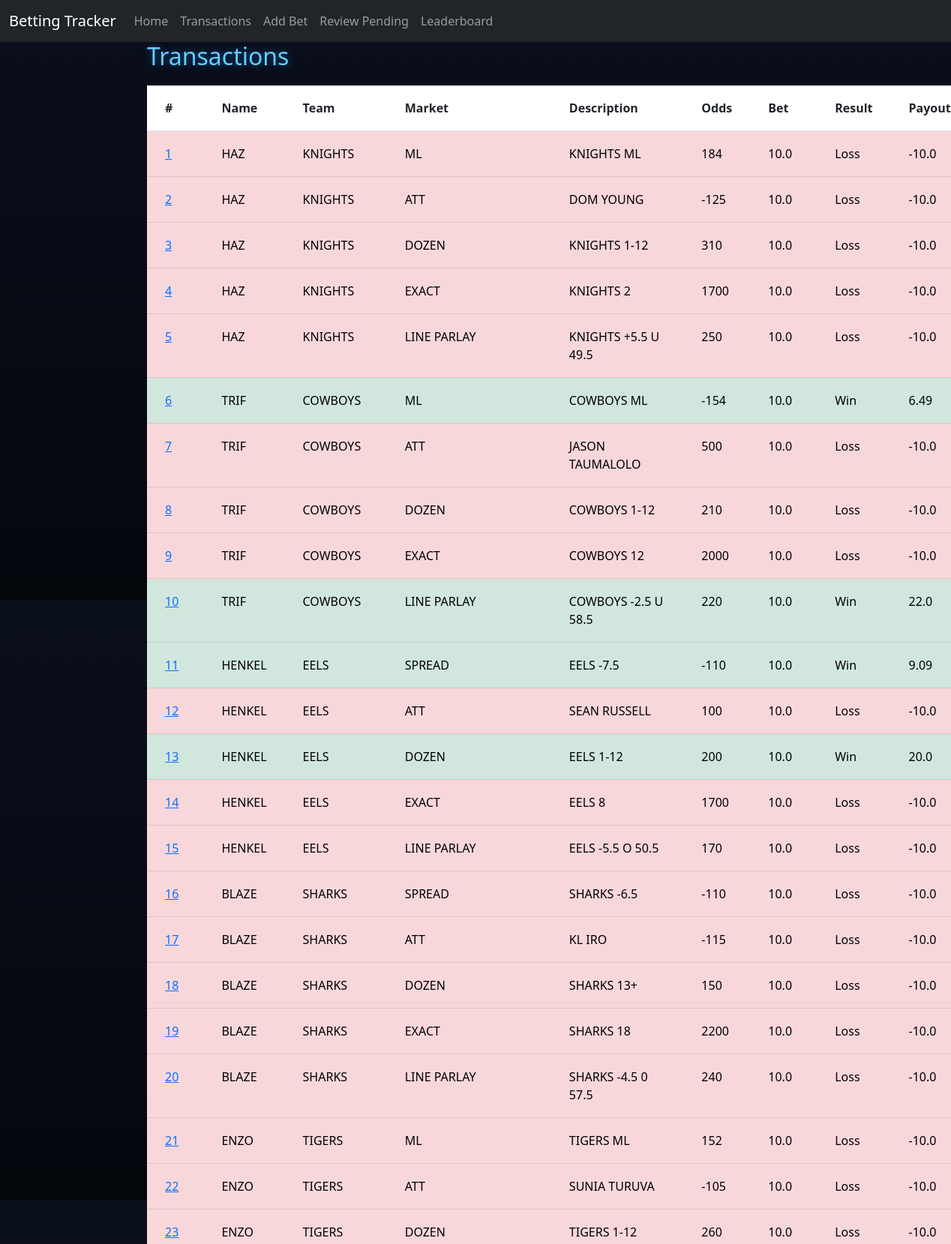
Page /transactions (upper part) on the committed database.
### tables this page shows
CREATE TABLE Transactions (
                            ID INTEGER PRIMARY KEY AUTOINCREMENT,
                            PlayerID INTEGER,
                            Team TEXT,
                            BetType TEXT,
                            Description TEXT,
                            Odds INTEGER,
                            AmountBet REAL,
                            Status TEXT,
                            AmountWon REAL,
                            FOREIGN KEY(PlayerID) REFERENCES Players(ID)
                        );

CREATE TABLE Players (
                        ID INTEGER PRIMARY KEY AUTOINCREMENT,
                        Name TEXT,
                        BetsPlaced INTEGER,
                        SuccessRate REAL,
                        Bank REAL
                    );

### app.py (the view)
@app.route("/transactions")
def transactions():
    db = get_db(DB)
    data = db.execute("""
        SELECT Transactions.*, Players.Name
        FROM Transactions
        JOIN Players ON Players.ID = Transactions.PlayerID
    """).fetchall()
    return render_template("transactions.html", transactions=data)

### app.py (called while the page is built)
def get_db(DB):
    try:
        db = sqlite3.connect(DB)
        return db
    except sqlite3.Error as e:
        print(f"Error opening database: {e}")
        return None

### templates/transactions.html
{% extends "base.html" %}
{% block content %}
<h2>Transactions</h2>
<table class="table transaction-table">
    <tr>
        <th>#</th>
        <th>Name</th>
        <th>Team</th>
        <th>Market</th>
        <th>Description</th>
        <th>Odds</th>
        <th>Bet</th>
        <th>Result</th>
        <th>Payout</th>
    </tr>
    {% for p in transactions %}
    {% if p[7] == "Win" %}
    <tr class="table-success">
    {% elif p[7] == "Loss" %}
    <tr class="table-danger">
    {% elif p[7] == "Pending" %}
    <tr class="table-info">
    {% else %}
    <tr class="table-primary">
    {% endif %}
        <td>
            <a href="{{ url_for('deleted', id=p[0]) }}">
                {{ p[0] }}
            </a>
        </td>
        <td>{{ p[9] }}</td>
        <td>{{ p[2] }}</td>
        <td>{{ p[3] }}</td>
        <td>{{ p[4] }}</td>
        <td>{{ p[5] }}</td>
        <td>{{ p[6] }}</td>
        <td>{{ p[7] }}</td>
        <td>{{ p[8] }}</td>
    </tr>
    {% endfor %}
</table>
{% endblock %}

### templates/base.html (style rules this page uses)
body { background: linear-gradient(to bottom, #0a0f1c, #05070d); color: white; font-family: 'Segoe UI', Tahoma, Geneva, Verdana, sans-serif; }
h2 { margin-bottom: 20px; color: #66ccff; text-shadow: 0 0 10px rgba(0, 150, 255, 0.5); }
.transaction-table th, .transaction-table td { padding: 18px 24px; }

### rows in the picture
Transactions: ID "1", Name "HAZ", Team "KNIGHTS", BetType "ML", Description "KNIGHTS ML", Odds "184", AmountBet "10.0", Status "Loss", AmountWon "-10.0"
Transactions: ID "2", Name "HAZ", Team "KNIGHTS", BetType "ATT", Description "DOM YOUNG", Odds "-125", AmountBet "10.0", Status "Loss", AmountWon "-10.0"
Transactions: ID "3", Name "HAZ", Team "KNIGHTS", BetType "DOZEN", Description "KNIGHTS 1-12", Odds "310", AmountBet "10.0", Status "Loss", AmountWon "-10.0"
Transactions: ID "4", Name "HAZ", Team "KNIGHTS", BetType "EXACT", Description "KNIGHTS 2", Odds "1700", AmountBet "10.0", Status "Loss", AmountWon "-10.0"
Transactions: ID "5", Name "HAZ", Team "KNIGHTS", BetType "LINE PARLAY", Description "KNIGHTS +5.5 U 49.5", Odds "250", AmountBet "10.0", Status "Loss", AmountWon "-10.0"
Transactions: ID "6", Name "TRIF", Team "COWBOYS", BetType "ML", Description "COWBOYS ML", Odds "-154", AmountBet "10.0", Status "Win", AmountWon "6.49"
Transactions: ID "7", Name "TRIF", Team "COWBOYS", BetType "ATT", Description "JASON TAUMALOLO", Odds "500", AmountBet "10.0", Status "Loss", AmountWon "-10.0"
Transactions: ID "8", Name "TRIF", Team "COWBOYS", BetType "DOZEN", Description "COWBOYS 1-12", Odds "210", AmountBet "10.0", Status "Loss", AmountWon "-10.0"
Transactions: ID "9", Name "TRIF", Team "COWBOYS", BetType "EXACT", Description "COWBOYS 12", Odds "2000", AmountBet "10.0", Status "Loss", AmountWon "-10.0"
Transactions: ID "10", Name "TRIF", Team "COWBOYS", BetType "LINE PARLAY", Description "COWBOYS -2.5 U 58.5", Odds "220", AmountBet "10.0", Status "Win", AmountWon "22.0"
Transactions: ID "11", Name "HENKEL", Team "EELS", BetType "SPREAD", Description "EELS -7.5", Odds "-110", AmountBet "10.0", Status "Win", AmountWon "9.09"
Transactions: ID "12", Name "HENKEL", Team "EELS", BetType "ATT", Description "SEAN RUSSELL", Odds "100", AmountBet "10.0", Status "Loss", AmountWon "-10.0"
Transactions: ID "13", Name "HENKEL", Team "EELS", BetType "DOZEN", Description "EELS 1-12", Odds "200", AmountBet "10.0", Status "Win", AmountWon "20.0"
Transactions: ID "14", Name "HENKEL", Team "EELS", BetType "EXACT", Description "EELS 8", Odds "1700", AmountBet "10.0", Status "Loss", AmountWon "-10.0"
Transactions: ID "15", Name "HENKEL", Team "EELS", BetType "LINE PARLAY", Description "EELS -5.5 O 50.5", Odds "170", AmountBet "10.0", Status "Loss", AmountWon "-10.0"
Transactions: ID "16", Name "BLAZE", Team "SHARKS", BetType "SPREAD", Description "SHARKS -6.5", Odds "-110", AmountBet "10.0", Status "Loss", AmountWon "-10.0"
Transactions: ID "17", Name "BLAZE", Team "SHARKS", BetType "ATT", Description "KL IRO", Odds "-115", AmountBet "10.0", Status "Loss", AmountWon "-10.0"
Transactions: ID "18", Name "BLAZE", Team "SHARKS", BetType "DOZEN", Description "SHARKS 13+", Odds "150", AmountBet "10.0", Status "Loss", AmountWon "-10.0"
Transactions: ID "19", Name "BLAZE", Team "SHARKS", BetType "EXACT", Description "SHARKS 18", Odds "2200", AmountBet "10.0", Status "Loss", AmountWon "-10.0"
Transactions: ID "20", Name "BLAZE", Team "SHARKS", BetType "LINE PARLAY", Description "SHARKS -4.5 0 57.5", Odds "240", AmountBet "10.0", Status "Loss", AmountWon "-10.0"
Transactions: ID "21", Name "ENZO", Team "TIGERS", BetType "ML", Description "TIGERS ML", Odds "152", AmountBet "10.0", Status "Loss", AmountWon "-10.0"
Transactions: ID "22", Name "ENZO", Team "TIGERS", BetType "ATT", Description "SUNIA TURUVA", Odds "-105", AmountBet "10.0", Status "Loss", AmountWon "-10.0"
Transactions: ID "23", Name "ENZO", Team "TIGERS", BetType "DOZEN", Description "TIGERS 1-12", Odds "260", AmountBet "10.0", Status "Loss", AmountWon "-10.0"
